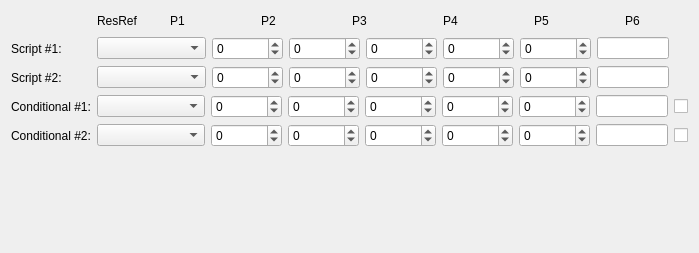
          <widget class="QWidget" name="scriptsTab">
           <attribute name="title">
            <string>Scripts</string>
           </attribute>
           <layout class="QVBoxLayout" name="verticalLayout_3">
            <item>
             <layout class="QHBoxLayout" name="horizontalLayout_6" stretch="0,3,1,1,1,1,1,2,0">
              <item>
               <widget class="QLabel" name="label_16">
                <property name="minimumSize">
                 <size>
                  <width>80</width>
                  <height>0</height>
                 </size>
                </property>
                <property name="text">
                 <string/>
                </property>
               </widget>
              </item>
              <item>
               <widget class="QLabel" name="label_5">
                <property name="text">
                 <string>ResRef</string>
                </property>
               </widget>
              </item>
              <item>
               <widget class="QLabel" name="label_6">
                <property name="minimumSize">
                 <size>
                  <width>85</width>
                  <height>0</height>
                 </size>
                </property>
                <property name="text">
                 <string>P1</string>
                </property>
               </widget>
              </item>
              <item>
               <widget class="QLabel" name="label_7">
                <property name="minimumSize">
                 <size>
                  <width>85</width>
                  <height>0</height>
                 </size>
                </property>
                <property name="text">
                 <string>P2</string>
                </property>
               </widget>
              </item>
              <item>
               <widget class="QLabel" name="label_8">
                <property name="minimumSize">
                 <size>
                  <width>85</width>
                  <height>0</height>
                 </size>
                </property>
                <property name="text">
                 <string>P3</string>
                </property>
               </widget>
              </item>
              <item>
               <widget class="QLabel" name="label_9">
                <property name="minimumSize">
                 <size>
                  <width>85</width>
                  <height>0</height>
                 </size>
                </property>
                <property name="text">
                 <string>P4</string>
                </property>
               </widget>
              </item>
              <item>
               <widget class="QLabel" name="label_10">
                <property name="minimumSize">
                 <size>
                  <width>85</width>
                  <height>0</height>
                 </size>
                </property>
                <property name="text">
                 <string>P5</string>
                </property>
               </widget>
              </item>
              <item>
               <widget class="QLabel" name="label_11">
                <property name="text">
                 <string>P6</string>
                </property>
               </widget>
              </item>
              <item>
               <spacer name="horizontalSpacer_6">
                <property name="orientation">
                 <enum>Qt::Horizontal</enum>
                </property>
                <property name="sizeType">
                 <enum>QSizePolicy::Fixed</enum>
                </property>
                <property name="sizeHint" stdset="0">
                 <size>
                  <width>19</width>
                  <height>20</height>
                 </size>
                </property>
               </spacer>
              </item>
             </layout>
            </item>
            <item>
             <layout class="QHBoxLayout" name="horizontalLayout_2" stretch="0,3,1,1,1,1,1,2,0">
              <item>
               <widget class="QLabel" name="label_4">
                <property name="minimumSize">
                 <size>
                  <width>80</width>
                  <height>0</height>
                 </size>
                </property>
                <property name="text">
                 <string>Script #1:</string>
                </property>
               </widget>
              </item>
              <item>
               <widget class="ResRefComboBox" name="script1ResrefEdit">
                <property name="resourceTypes" stdset="0">
                 <string>ncs nss</string>
                </property>
               </widget>
              </item>
              <item>
               <widget class="QSpinBox" name="script1Param1Spin">
                <property name="sizePolicy">
                 <sizepolicy hsizetype="Fixed" vsizetype="Fixed">
                  <horstretch>0</horstretch>
                  <verstretch>0</verstretch>
                 </sizepolicy>
                </property>
                <property name="minimum">
                 <number>-2147483647</number>
                </property>
                <property name="maximum">
                 <number>2147483647</number>
                </property>
               </widget>
              </item>
              <item>
               <widget class="QSpinBox" name="script1Param2Spin">
                <property name="sizePolicy">
                 <sizepolicy hsizetype="Fixed" vsizetype="Fixed">
                  <horstretch>0</horstretch>
                  <verstretch>0</verstretch>
                 </sizepolicy>
                </property>
                <property name="minimum">
                 <number>-2147483647</number>
                </property>
                <property name="maximum">
                 <number>2147483647</number>
                </property>
               </widget>
              </item>
              <item>
               <widget class="QSpinBox" name="script1Param3Spin">
                <property name="sizePolicy">
                 <sizepolicy hsizetype="Fixed" vsizetype="Fixed">
                  <horstretch>0</horstretch>
                  <verstretch>0</verstretch>
                 </sizepolicy>
                </property>
                <property name="minimum">
                 <number>-2147483647</number>
                </property>
                <property name="maximum">
                 <number>2147483647</number>
                </property>
               </widget>
              </item>
              <item>
               <widget class="QSpinBox" name="script1Param4Spin">
                <property name="sizePolicy">
                 <sizepolicy hsizetype="Fixed" vsizetype="Fixed">
                  <horstretch>0</horstretch>
                  <verstretch>0</verstretch>
                 </sizepolicy>
                </property>
                <property name="minimum">
                 <number>-2147483647</number>
                </property>
                <property name="maximum">
                 <number>2147483647</number>
                </property>
               </widget>
              </item>
              <item>
               <widget class="QSpinBox" name="script1Param5Spin">
                <property name="sizePolicy">
                 <sizepolicy hsizetype="Fixed" vsizetype="Fixed">
                  <horstretch>0</horstretch>
                  <verstretch>0</verstretch>
                 </sizepolicy>
                </property>
                <property name="minimum">
                 <number>-2147483647</number>
                </property>
                <property name="maximum">
                 <number>2147483647</number>
                </property>
               </widget>
              </item>
              <item>
               <widget class="QLineEdit" name="script1Param6Edit"/>
              </item>
              <item>
               <spacer name="horizontalSpacer_4">
                <property name="orientation">
                 <enum>Qt::Horizontal</enum>
                </property>
                <property name="sizeType">
                 <enum>QSizePolicy::Fixed</enum>
                </property>
                <property name="sizeHint" stdset="0">
                 <size>
                  <width>19</width>
                  <height>20</height>
                 </size>
                </property>
               </spacer>
              </item>
             </layout>
            </item>
            <item>
             <layout class="QHBoxLayout" name="horizontalLayout_3" stretch="0,3,1,1,1,1,1,2,0">
              <item>
               <widget class="QLabel" name="label_13">
                <property name="minimumSize">
                 <size>
                  <width>80</width>
                  <height>0</height>
                 </size>
                </property>
                <property name="text">
                 <string>Script #2:</string>
                </property>
               </widget>
              </item>
              <item>
               <widget class="ResRefComboBox" name="script2ResrefEdit">
                <property name="resourceTypes" stdset="0">
                 <string>ncs nss</string>
                </property>
               </widget>
              </item>
              <item>
               <widget class="QSpinBox" name="script2Param1Spin">
                <property name="sizePolicy">
                 <sizepolicy hsizetype="Fixed" vsizetype="Fixed">
                  <horstretch>0</horstretch>
                  <verstretch>0</verstretch>
                 </sizepolicy>
                </property>
                <property name="minimum">
                 <number>-2147483647</number>
                </property>
                <property name="maximum">
                 <number>2147483647</number>
                </property>
               </widget>
              </item>
              <item>
               <widget class="QSpinBox" name="script2Param2Spin">
                <property name="sizePolicy">
                 <sizepolicy hsizetype="Fixed" vsizetype="Fixed">
                  <horstretch>0</horstretch>
                  <verstretch>0</verstretch>
                 </sizepolicy>
                </property>
                <property name="minimum">
                 <number>-2147483647</number>
                </property>
                <property name="maximum">
                 <number>2147483647</number>
                </property>
               </widget>
              </item>
              <item>
               <widget class="QSpinBox" name="script2Param3Spin">
                <property name="sizePolicy">
                 <sizepolicy hsizetype="Fixed" vsizetype="Fixed">
                  <horstretch>0</horstretch>
                  <verstretch>0</verstretch>
                 </sizepolicy>
                </property>
                <property name="minimum">
                 <number>-2147483647</number>
                </property>
                <property name="maximum">
                 <number>2147483647</number>
                </property>
               </widget>
              </item>
              <item>
               <widget class="QSpinBox" name="script2Param4Spin">
                <property name="sizePolicy">
                 <sizepolicy hsizetype="Fixed" vsizetype="Fixed">
                  <horstretch>0</horstretch>
                  <verstretch>0</verstretch>
                 </sizepolicy>
                </property>
                <property name="minimum">
                 <number>-2147483647</number>
                </property>
                <property name="maximum">
                 <number>2147483647</number>
                </property>
               </widget>
              </item>
              <item>
               <widget class="QSpinBox" name="script2Param5Spin">
                <property name="sizePolicy">
                 <sizepolicy hsizetype="Fixed" vsizetype="Fixed">
                  <horstretch>0</horstretch>
                  <verstretch>0</verstretch>
                 </sizepolicy>
                </property>
                <property name="minimum">
                 <number>-2147483647</number>
                </property>
                <property name="maximum">
                 <number>2147483647</number>
                </property>
               </widget>
              </item>
              <item>
               <widget class="QLineEdit" name="script2Param6Edit"/>
              </item>
              <item>
               <spacer name="horizontalSpacer_5">
                <property name="orientation">
                 <enum>Qt::Horizontal</enum>
                </property>
                <property name="sizeType">
                 <enum>QSizePolicy::Fixed</enum>
                </property>
                <property name="sizeHint" stdset="0">
                 <size>
                  <width>19</width>
                  <height>20</height>
                 </size>
                </property>
               </spacer>
              </item>
             </layout>
            </item>
            <item>
             <layout class="QHBoxLayout" name="horizontalLayout_4" stretch="0,3,1,1,1,1,1,2,0">
              <item>
               <widget class="QLabel" name="label_14">
                <property name="minimumSize">
                 <size>
                  <width>80</width>
                  <height>0</height>
                 </size>
                </property>
                <property name="text">
                 <string>Conditional #1:</string>
                </property>
               </widget>
              </item>
              <item>
               <widget class="ResRefComboBox" name="condition1ResrefEdit">
                <property name="resourceTypes" stdset="0">
                 <string>ncs nss</string>
                </property>
               </widget>
              </item>
              <item>
               <widget class="QSpinBox" name="condition1Param1Spin">
                <property name="sizePolicy">
                 <sizepolicy hsizetype="Fixed" vsizetype="Fixed">
                  <horstretch>0</horstretch>
                  <verstretch>0</verstretch>
                 </sizepolicy>
                </property>
                <property name="minimum">
                 <number>-2147483647</number>
                </property>
                <property name="maximum">
                 <number>2147483647</number>
                </property>
               </widget>
              </item>
              <item>
               <widget class="QSpinBox" name="condition1Param2Spin">
                <property name="sizePolicy">
                 <sizepolicy hsizetype="Fixed" vsizetype="Fixed">
                  <horstretch>0</horstretch>
                  <verstretch>0</verstretch>
                 </sizepolicy>
                </property>
                <property name="minimum">
                 <number>-2147483647</number>
                </property>
                <property name="maximum">
                 <number>2147483647</number>
                </property>
               </widget>
              </item>
              <item>
               <widget class="QSpinBox" name="condition1Param3Spin">
                <property name="sizePolicy">
                 <sizepolicy hsizetype="Fixed" vsizetype="Fixed">
                  <horstretch>0</horstretch>
                  <verstretch>0</verstretch>
                 </sizepolicy>
                </property>
                <property name="minimum">
                 <number>-2147483647</number>
                </property>
                <property name="maximum">
                 <number>2147483647</number>
                </property>
               </widget>
              </item>
              <item>
               <widget class="QSpinBox" name="condition1Param4Spin">
                <property name="sizePolicy">
                 <sizepolicy hsizetype="Fixed" vsizetype="Fixed">
                  <horstretch>0</horstretch>
                  <verstretch>0</verstretch>
                 </sizepolicy>
                </property>
                <property name="minimum">
                 <number>-2147483647</number>
                </property>
                <property name="maximum">
                 <number>2147483647</number>
                </property>
               </widget>
              </item>
              <item>
               <widget class="QSpinBox" name="condition1Param5Spin">
                <property name="sizePolicy">
                 <sizepolicy hsizetype="Fixed" vsizetype="Fixed">
                  <horstretch>0</horstretch>
                  <verstretch>0</verstretch>
                 </sizepolicy>
                </property>
                <property name="minimum">
                 <number>-2147483647</number>
                </property>
                <property name="maximum">
                 <number>2147483647</number>
                </property>
               </widget>
              </item>
              <item>
               <widget class="QLineEdit" name="condition1Param6Edit"/>
              </item>
              <item>
               <widget class="QCheckBox" name="condition1NotCheckbox">
                <property name="text">
                 <string/>
                </property>
               </widget>
              </item>
             </layout>
            </item>
            <item>
             <layout class="QHBoxLayout" name="horizontalLayout_5" stretch="0,3,1,1,1,1,1,2,0">
              <item>
               <widget class="QLabel" name="label_15">
                <property name="minimumSize">
                 <size>
                  <width>80</width>
                  <height>0</height>
                 </size>
                </property>
                <property name="text">
                 <string>Conditional #2:</string>
                </property>
               </widget>
              </item>
              <item>
               <widget class="ResRefComboBox" name="condition2ResrefEdit">
                <property name="resourceTypes" stdset="0">
                 <string>ncs nss</string>
                </property>
               </widget>
              </item>
              <item>
               <widget class="QSpinBox" name="condition2Param1Spin">
                <property name="sizePolicy">
                 <sizepolicy hsizetype="Fixed" vsizetype="Fixed">
                  <horstretch>0</horstretch>
                  <verstretch>0</verstretch>
                 </sizepolicy>
                </property>
                <property name="minimum">
                 <number>-2147483647</number>
                </property>
                <property name="maximum">
                 <number>2147483647</number>
                </property>
               </widget>
              </item>
              <item>
               <widget class="QSpinBox" name="condition2Param2Spin">
                <property name="sizePolicy">
                 <sizepolicy hsizetype="Fixed" vsizetype="Fixed">
                  <horstretch>0</horstretch>
                  <verstretch>0</verstretch>
                 </sizepolicy>
                </property>
                <property name="minimum">
                 <number>-2147483647</number>
                </property>
                <property name="maximum">
                 <number>2147483647</number>
                </property>
               </widget>
              </item>
              <item>
               <widget class="QSpinBox" name="condition2Param3Spin">
                <property name="sizePolicy">
                 <sizepolicy hsizetype="Fixed" vsizetype="Fixed">
                  <horstretch>0</horstretch>
                  <verstretch>0</verstretch>
                 </sizepolicy>
                </property>
                <property name="minimum">
                 <number>-2147483647</number>
                </property>
                <property name="maximum">
                 <number>2147483647</number>
                </property>
               </widget>
              </item>
              <item>
               <widget class="QSpinBox" name="condition2Param4Spin">
                <property name="sizePolicy">
                 <sizepolicy hsizetype="Fixed" vsizetype="Fixed">
                  <horstretch>0</horstretch>
                  <verstretch>0</verstretch>
                 </sizepolicy>
                </property>
                <property name="minimum">
                 <number>-2147483647</number>
                </property>
                <property name="maximum">
                 <number>2147483647</number>
                </property>
               </widget>
              </item>
              <item>
               <widget class="QSpinBox" name="condition2Param5Spin">
                <property name="sizePolicy">
                 <sizepolicy hsizetype="Fixed" vsizetype="Fixed">
                  <horstretch>0</horstretch>
                  <verstretch>0</verstretch>
                 </sizepolicy>
                </property>
                <property name="minimum">
                 <number>-2147483647</number>
                </property>
                <property name="maximum">
                 <number>2147483647</number>
                </property>
               </widget>
              </item>
              <item>
               <widget class="QLineEdit" name="condition2Param6Edit"/>
              </item>
              <item>
               <widget class="QCheckBox" name="condition2NotCheckbox">
                <property name="text">
                 <string/>
                </property>
               </widget>
              </item>
             </layout>
            </item>
            <item>
             <spacer name="verticalSpacer">
              <property name="orientation">
               <enum>Qt::Vertical</enum>
              </property>
              <property name="sizeHint" stdset="0">
               <size>
                <width>20</width>
                <height>95</height>
               </size>
              </property>
             </spacer>
            </item>
           </layout>
          </widget>
